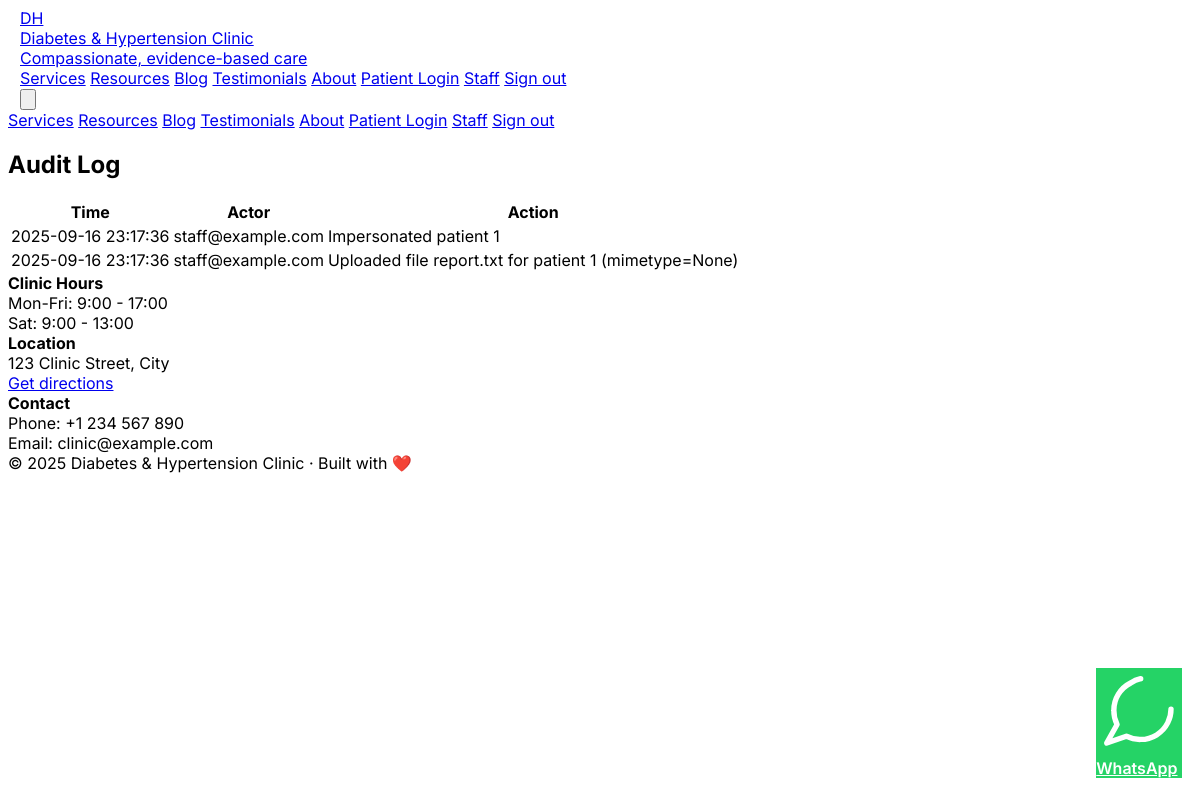
Page /admin/audit (signed in) on the earlier database version.
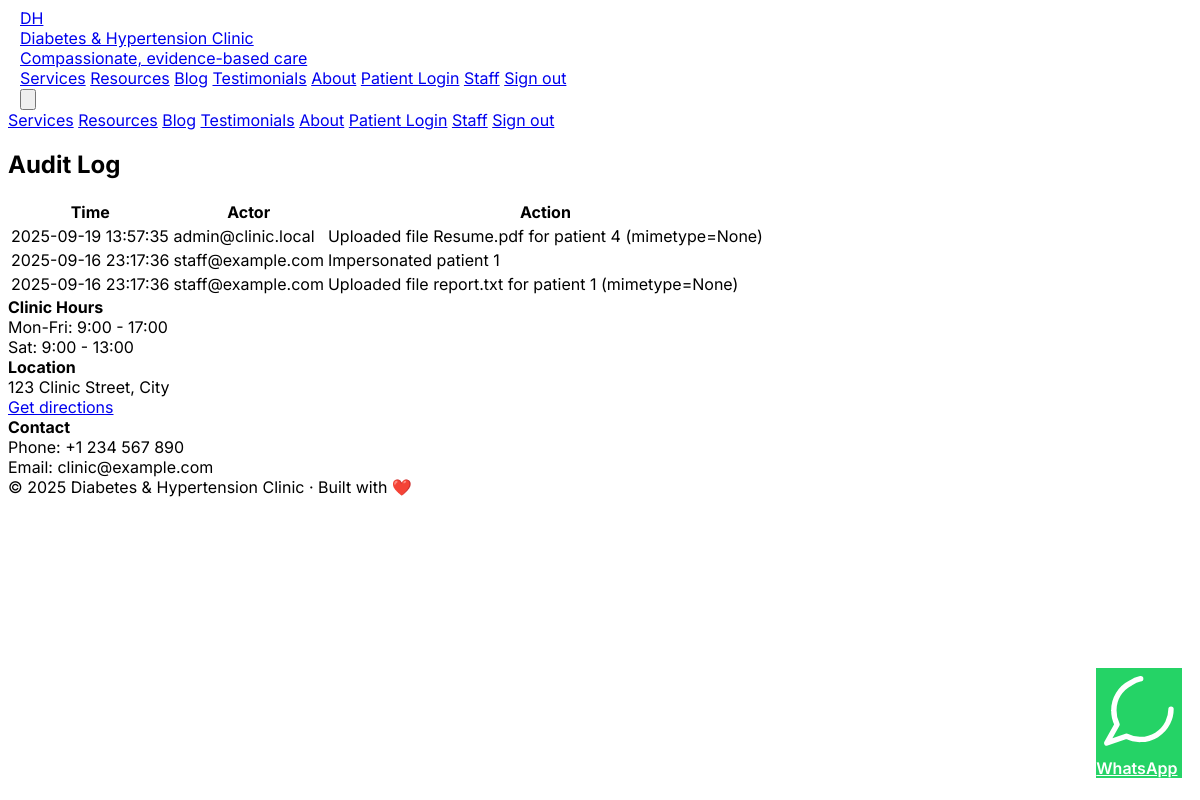
Same page on the later database version.
### clinic_website/clinic_app.py (models this page shows)
class AuditLog(db.Model):
  id = db.Column(db.Integer, primary_key=True)
  actor = db.Column(db.String(200))
  action = db.Column(db.String(400))
  created_at = db.Column(db.DateTime, default=datetime.utcnow)

### clinic_website/clinic_app.py (the view)
@app.route('/admin/audit')
@admin_required
def admin_audit():
  entries = AuditLog.query.order_by(AuditLog.created_at.desc()).limit(200).all()
  return render_template('admin_audit.html', entries=entries)

### clinic_website/clinic_app.py (called while the page is built)
@app.context_processor
def inject_common():
  phone = os.environ.get('CLINIC_PHONE', '+1234567890')
  wa_num = os.environ.get('CLINIC_WHATSAPP', phone)
  wa_clean = ''.join([c for c in wa_num if c.isdigit()])
  return {
    'now': datetime.utcnow(),
    'doctor_name': os.environ.get('DOCTOR_NAME', 'Amit Patel, MD'),
    'doctor_bio': os.environ.get('DOCTOR_BIO', 'My mission is to help patients live healthy lives with diabetes and hypertension...'),
    'doctor_title': os.environ.get('DOCTOR_TITLE', 'Endocrinologist & Hypertension Specialist'),
    'clinic_phone': phone,
    'clinic_whatsapp': wa_clean,
    'clinic_email': os.environ.get('CLINIC_EMAIL', 'clinic@example.com')
  }

def admin_required(f):
  @wraps(f)
  def decorated(*args, **kwargs):
    if not (session.get('is_admin') or session.get('staff_role') == 'admin'):
      return redirect(url_for('admin_login'))
    return f(*args, **kwargs)
  return decorated

### clinic_website/templates/admin_audit.html (shortened to what this page needs)
{% extends 'base.html' %}
{% block content %}
  <h2 class="text-2xl font-bold mt-6">Audit Log</h2>
  <div class="mt-4 bg-white rounded shadow p-4">
    <table class="w-full text-sm">
      <thead>
        <tr class="text-left text-xs text-gray-500">
          <th class="py-2">Time</th>
          <th class="py-2">Actor</th>
          <th class="py-2">Action</th>
        </tr>
      </thead>
      <tbody>
        {% for a in entries %}
          <tr class="border-t">
            <td class="py-2">{{ a.created_at.strftime('%Y-%m-%d %H:%M:%S') }}</td>
            <td class="py-2">{{ a.actor }}</td>
            <td class="py-2">{{ a.action }}</td>
          </tr>
        {% else %}
          <tr><td colspan="3">No audit entries</td></tr>
        {% endfor %}
      </tbody>
    </table>
  </div>
{% endblock %}

Differences in the rows shown:
added AuditLog: created_at "2025-09-19 13:57:35", actor "admin@clinic.local", action "Uploaded file Resume.pdf for patient 4 (mimetype=None)"
